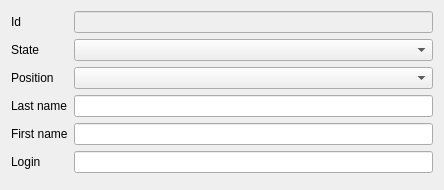
<?xml version="1.0" encoding="UTF-8"?>
<ui version="4.0">
 <class>DlgEmployee</class>
 <widget class="QDialog" name="DlgEmployee">
  <property name="geometry">
   <rect>
    <x>0</x>
    <y>0</y>
    <width>444</width>
    <height>176</height>
   </rect>
  </property>
  <property name="windowTitle">
   <string>Dialog</string>
  </property>
  <layout class="QVBoxLayout" name="verticalLayout">
   <item>
    <layout class="QGridLayout" name="gridLayout">
     <item row="6" column="1">
      <widget class="QPLineEdit" name="lineEdit_5">
       <property name="field" stdset="0">
        <string>LOGIN</string>
       </property>
      </widget>
     </item>
     <item row="0" column="1">
      <widget class="QPLineEdit" name="lineEdit">
       <property name="enabled">
        <bool>false</bool>
       </property>
       <property name="field" stdset="0">
        <string>ID</string>
       </property>
      </widget>
     </item>
     <item row="5" column="1">
      <widget class="QPLineEdit" name="lineEdit_4">
       <property name="field" stdset="0">
        <string>LNAME</string>
       </property>
      </widget>
     </item>
     <item row="7" column="0" colspan="2">
      <widget class="FBtnOkCancel" name="widget" native="true"/>
     </item>
     <item row="0" column="0">
      <widget class="QLabel" name="label">
       <property name="text">
        <string>Id</string>
       </property>
      </widget>
     </item>
     <item row="2" column="0">
      <widget class="QLabel" name="label_2">
       <property name="text">
        <string>Position</string>
       </property>
      </widget>
     </item>
     <item row="6" column="0">
      <widget class="QLabel" name="label_5">
       <property name="text">
        <string>Login</string>
       </property>
      </widget>
     </item>
     <item row="2" column="1">
      <widget class="QPComboBox" name="comboBox">
       <property name="fieldId" stdset="0">
        <string>GROUP_ID</string>
       </property>
       <property name="fieldName" stdset="0">
        <string>GROUP_NAME</string>
       </property>
       <property name="table" stdset="0">
        <string>EMPLOYES_GROUP</string>
       </property>
      </widget>
     </item>
     <item row="4" column="1">
      <widget class="QPLineEdit" name="lineEdit_3">
       <property name="field" stdset="0">
        <string>FNAME</string>
       </property>
      </widget>
     </item>
     <item row="1" column="0">
      <widget class="QLabel" name="label_6">
       <property name="text">
        <string>State</string>
       </property>
      </widget>
     </item>
     <item row="1" column="1">
      <widget class="QPComboBox" name="comboBox_2">
       <property name="fieldId" stdset="0">
        <string>STATE_ID</string>
       </property>
       <property name="fieldName" stdset="0">
        <string>STATE_NAME</string>
       </property>
       <property name="table" stdset="0">
        <string>EMPLOYEE_STATE</string>
       </property>
      </widget>
     </item>
     <item row="5" column="0">
      <widget class="QLabel" name="label_3">
       <property name="text">
        <string>First name</string>
       </property>
      </widget>
     </item>
     <item row="4" column="0">
      <widget class="QLabel" name="label_4">
       <property name="text">
        <string>Last name</string>
       </property>
      </widget>
     </item>
    </layout>
   </item>
  </layout>
 </widget>
 <customwidgets>
  <customwidget>
   <class>QPComboBox</class>
   <extends>QComboBox</extends>
   <header>qpcombobox.h</header>
  </customwidget>
  <customwidget>
   <class>FBtnOkCancel</class>
   <extends>QWidget</extends>
   <header location="global">fbtnokcancel.h</header>
   <container>1</container>
  </customwidget>
  <customwidget>
   <class>QPLineEdit</class>
   <extends>QLineEdit</extends>
   <header>qplineedit.h</header>
  </customwidget>
 </customwidgets>
 <tabstops>
  <tabstop>lineEdit</tabstop>
  <tabstop>comboBox</tabstop>
  <tabstop>lineEdit_3</tabstop>
  <tabstop>lineEdit_4</tabstop>
  <tabstop>lineEdit_5</tabstop>
 </tabstops>
 <resources/>
 <connections/>
</ui>
